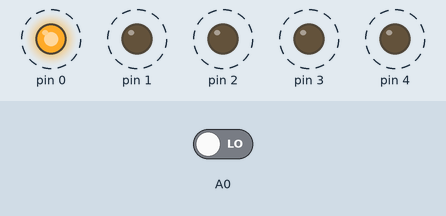
The sketch below on a simulated Arduino Uno, built with avr-gcc and run on an emulated ATmega328P. On the bench: output pins drawn as LEDs (lit = HIGH). Dashed ring = blinking. Inputs (shaded band) come from the test bench; at power-on: A0 LOW.

Above: at 1.9 s.
2.9 s: A0 driven HIGH
At 4.1 s:
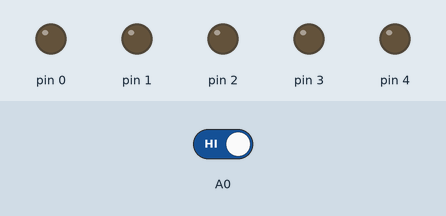
4.5 s: A0 driven LOW
At 4.6 s:
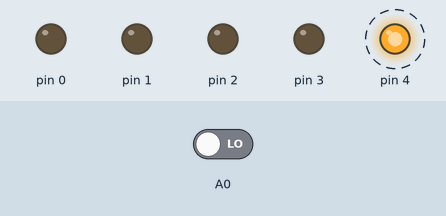
At 5.0 s:
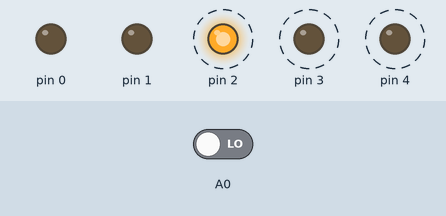
Timing chart, 0 to 14.0 s (numbered marks = the images above; inputs shaded):
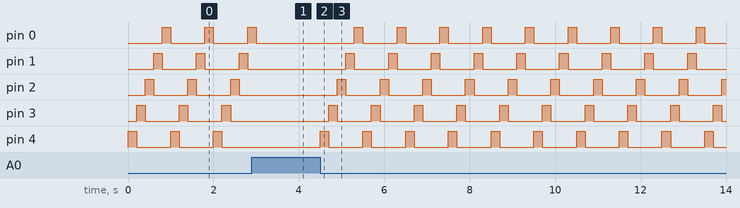

The sketch:

DANCING_LIGHT.ino
```cpp
#define key1 digitalRead(A0)  //key1 اردوینو با A0 برابر قرار دادن پین//

void setup() {

  pinMode(A0, INPUT);  //را ورودی کرده ایم A0//
  pinMode(0, OUTPUT);  //از 0 تا 4 را خروجی کردیم//
  pinMode(1, OUTPUT);
  pinMode(2, OUTPUT);
  pinMode(3, OUTPUT);
  pinMode(4, OUTPUT);
}

void loop() {
  int i, a;  //int از نوع a و i تعریف دو متغیر//
  //ترتیب روشن شدن لامپ ها//
  int dancinglight1[5][5] = {
    { 0, 0, 0, 0, 1 },
    { 0, 0, 0, 1, 0 },
    { 0, 0, 1, 0, 0 },
    { 0, 1, 0, 0, 0 },
    { 1, 0, 0, 0, 0 }
  };

  for (i = 0; i <= 4; i++) {  //ها را خاموش می کندled دستور روبرو در حالتی که کلید زده نشده باشد تمام//
    digitalWrite(i, 0);
  }
  //حالت های رقص نوراجرا می شود for زیر می شویم و با توجه به حلقه های if در صورتی که کلید زده شد وارد شرط//
  if (key1 == 0) {  //
    for (a = 0; (a <= 4); a++) {
      for (i = 0; i <= 4; i++) {
        digitalWrite(i, dancinglight1[a][i]);
      }
      delay(200);
    }
  }
}
```

Measured:
- after the input at 2.9 s, pin 0: goes on until 3.0 s, then stays LOW; pin 1: stays LOW (without the input it goes to HIGH after 0.70 s); pin 2: stays LOW (without the input it goes to HIGH after 0.50 s); pin 3, pin 4: stops changing and stays LOW
- after the input at 4.5 s, pin 0: alternates HIGH for 0.20 s and LOW for 0.80 s, starting after 0.80 s; pin 1: alternates HIGH for 0.20 s and LOW for 0.80 s, starting after 0.60 s
- by itself, pin 0–4: alternates HIGH for 0.20 s and LOW for 0.80 s
